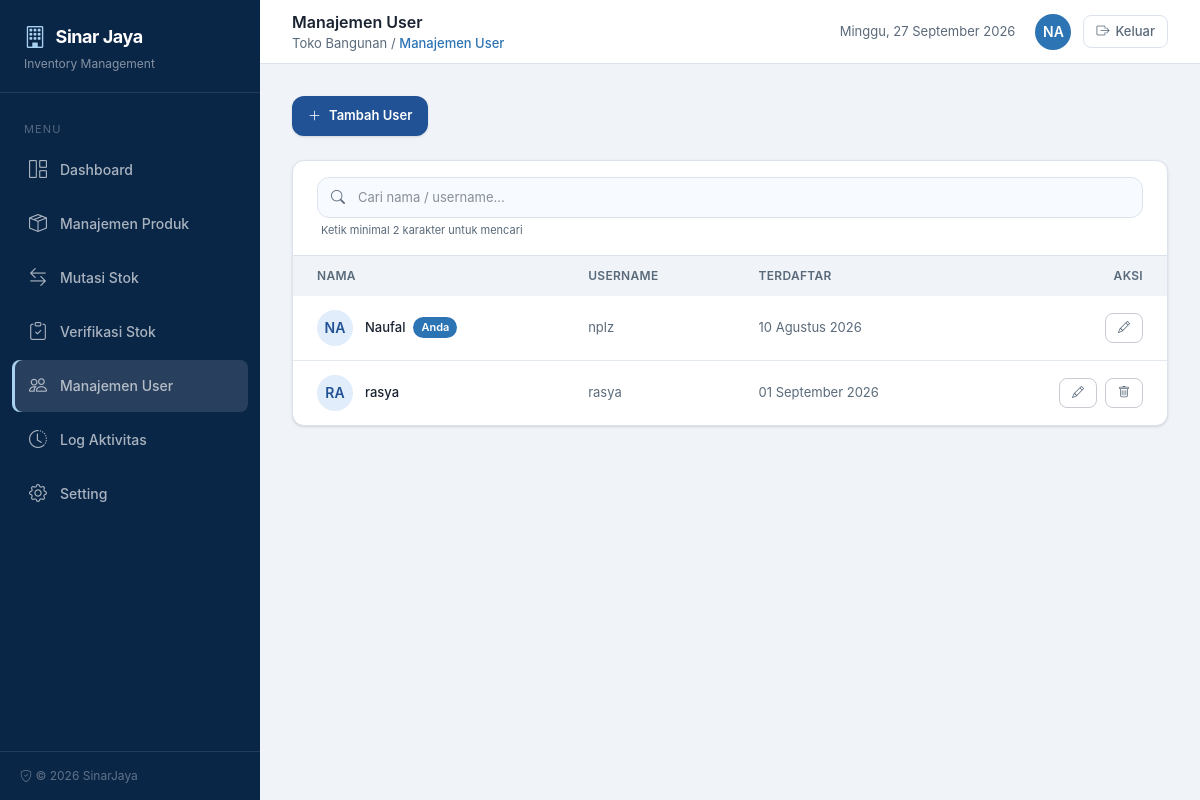
/manajemen-user (signed in), run on the app's committed database.
### tables this page shows
CREATE TABLE "users" ("id" integer primary key autoincrement not null, "username" varchar not null, "nama" varchar not null, "password" varchar not null, "remember_token" varchar, "created_at" datetime, "updated_at" datetime, "deleted_at" datetime);

### pages/manajemen-user.php (the view, shortened to what the rows shown need)
<?php
$headerTitle = 'Manajemen User';
function format_tanggal_user($dateStr) {
    $months = [1=>'Januari',2=>'Februari',3=>'Maret',4=>'April',5=>'Mei',6=>'Juni',7=>'Juli',8=>'Agustus',9=>'September',10=>'Oktober',11=>'November',12=>'Desember'];
    $dt = new DateTime($dateStr);
    return $dt->format('d') . ' ' . $months[(int)$dt->format('m')] . ' ' . $dt->format('Y');
}
$search = trim($_GET['search'] ?? '');
$where = 'deleted_at IS NULL';
$params = [];
$countSql = "SELECT COUNT(*) FROM users WHERE {$where}";
$countStmt = db()->prepare($countSql);
$countStmt->execute($params);
$total = (int)$countStmt->fetchColumn();
$page = max(1, (int)($_GET['page'] ?? 1));
$perPage = 15;
$totalPages = max(1, (int)ceil($total / $perPage));
$page = min($page, $totalPages);
$offset = ($page - 1) * $perPage;
$sql = "SELECT * FROM users WHERE {$where} ORDER BY nama ASC LIMIT {$perPage} OFFSET {$offset}";
$stmt = db()->prepare($sql);
$stmt->execute($params);
$rows = $stmt->fetchAll(PDO::FETCH_ASSOC);
?>
<div class="space-y-6">
    <div class="bg-white rounded-xl shadow-sm border border-[#dce3ed] overflow-hidden">
        <div class="overflow-x-auto">
            <table class="w-full text-[13px]">
                <thead>
                    <tr class="text-left bg-[#f0f4f8] text-[#5a6a7a] text-xs uppercase tracking-wide">
                        <th class="px-6 py-3 font-semibold">Nama</th>
                        <th class="px-6 py-3 font-semibold">Username</th>
                        <th class="px-6 py-3 font-semibold">Terdaftar</th>
                        <th class="px-6 py-3 font-semibold text-right">Aksi</th>
                    </tr>
                </thead>
                <tbody class="divide-y divide-[#e4e9f0]">
                    <?php if (empty($rows)): ?>
                        <tr>
                            <td colspan="4" class="px-6 py-12 text-center text-[#5a6a7a]">
                                <i class="bi bi-people text-4xl block mb-2 text-[#c3cbd5]"></i>
                                <?php if ($search !== ''): ?>
                                    Tidak ada data yang cocok dengan pencarian "<strong><?= e($search) ?></strong>".
                                <?php else: ?>
                                    Belum ada user.
                                <?php endif; ?>
                            </td>
                        </tr>
                    <?php else: ?>
                        <?php foreach ($rows as $row): ?>
                            <tr class="hover:bg-[#f7faff]">
                                <td class="px-6 py-3.5">
                                    <div class="flex items-center gap-3">
                                        <div class="w-9 h-9 rounded-full bg-[#e1edfa] text-[#205295] flex items-center justify-center font-semibold text-sm">
                                            <?= e(avatar_initials($row['nama'])) ?>
                                        </div>
                                        <div class="flex items-center gap-2">
                                            <span class="font-medium"><?= e($row['nama']) ?></span>
                                            <?php if ((int)$row['id'] === auth_id()): ?>
                                                <span class="px-2 py-0.5 rounded-full bg-[#2c74b3] text-white text-[11px] font-semibold">Anda</span>
                                            <?php endif; ?>
                                        </div>
                                    </div>
                                </td>
                                <td class="px-6 py-3.5 text-[#5a6a7a]"><?= e($row['username']) ?></td>
                                <td class="px-6 py-3.5 text-[#5a6a7a]"><?= $row['created_at'] ? e(format_tanggal_user($row['created_at'])) : '-' ?></td>
                                <td class="px-6 py-3.5 text-right">
                                    <div class="inline-flex items-center gap-2">
                                        <a href="/manajemen-user?modal=1&edit_id=<?= $row['id'] ?>"
                                           class="px-3 py-1.5 rounded-lg border border-[#c9cbd3] text-[#5a6a7a] hover:text-[#2c74b3] hover:border-[#2c74b3] text-xs transition">
                                            <i class="bi bi-pencil"></i>
                                        </a>
                                        <?php if ((int)$row['id'] !== auth_id()): ?>
                                            <button type="button"
                                                    onclick="hapusUser(<?= $row['id'] ?>, '<?= e($row['username']) ?>')"
                                                    class="px-3 py-1.5 rounded-lg border border-[#c9cbd3] text-[#5a6a7a] hover:text-[#c0392b] hover:border-[#c0392b] text-xs transition cursor-pointer">
                                                <i class="bi bi-trash"></i>
                                            </button>
                                        <?php endif; ?>
                                    </div>
                                </td>
                            </tr>
                        <?php endforeach; ?>
                    <?php endif; ?>
                </tbody>
            </table>
        </div>
    </div>
</div>
<?php
$content = ob_get_clean();
require __DIR__ . '/../templates/app.php';

### templates/app.php (shortened to what the rows shown need)
<?php
$headerTitle = $headerTitle ?? 'Inventaris';
$user = auth_user();
$initials = $user ? avatar_initials($user['nama']) : 'A';
?>
<!DOCTYPE html>
<html lang="id">
<head>
    <link href="/vendor/twbs/bootstrap-icons/font/bootstrap-icons.css" rel="stylesheet">
    <link href="/public/css/tailwind.css" rel="stylesheet">
</head>
<body class="min-h-screen bg-[#f0f4f8] text-[#1a2332] font-sans antialiased" onsubmit="window.flushRupiah && window.flushRupiah()">
    <aside id="sidebar"
        class="fixed top-0 left-0 h-screen w-[260px] bg-[#0a2647] text-white flex flex-col -translate-x-full lg:translate-x-0 transition-transform duration-200 z-50"
        aria-label="Sidebar">
        <div class="px-6 py-5 border-b border-white/10">
            <h1 class="text-lg font-bold flex items-center gap-2.5 tracking-tight">
                <i class="bi bi-building text-[#a8d0f0] text-[22px]"></i> Sinar Jaya
            </h1>
        </div>
    </aside>
    <div class="lg:ml-[260px] flex flex-col min-h-screen">
        <header
            class="sticky top-0 z-30 h-16 bg-white border-b border-[#dce3ed] flex items-center justify-between px-6 lg:px-8">
            <div class="flex items-center gap-4">
                <div>
                    <h2 class="text-base font-semibold"><?= e($headerTitle) ?></h2>
                </div>
            </div>
            <div class="flex items-center gap-5">
                <div class="flex items-center gap-3">
                    <?php if ($user): ?>
                        <div class="w-9 h-9 rounded-full bg-[#2c74b3] text-white flex items-center justify-center font-semibold text-sm cursor-pointer" title="<?= e($user['nama']) ?>">
                            <?= e($initials) ?>
                        </div>
                        <a href="/logout"
                            class="inline-flex items-center gap-1.5 px-3 py-1.5 rounded-lg border border-[#dce3ed] text-[13px] font-medium text-[#5a6a7a] hover:bg-[#f0f4f8] hover:text-[#c0392b] transition">
                            <i class="bi bi-box-arrow-right"></i> Keluar
                        </a>
                    <?php endif; ?>
                </div>
            </div>
        </header>
        <main class="flex-1 p-6 lg:p-8">
            <?= $content ?>
        </main>
    </div>
</body>
</html>

### data on the page
users: nama "NA", nama "Naufal", shows "Anda", username "nplz", created_at "10 Agustus 2026"
users: nama "RA", nama "rasya", username "rasya", created_at "01 September 2026"

### other printed values
$headerTitle "Manajemen User"
$breadcrumb "Manajemen User"
